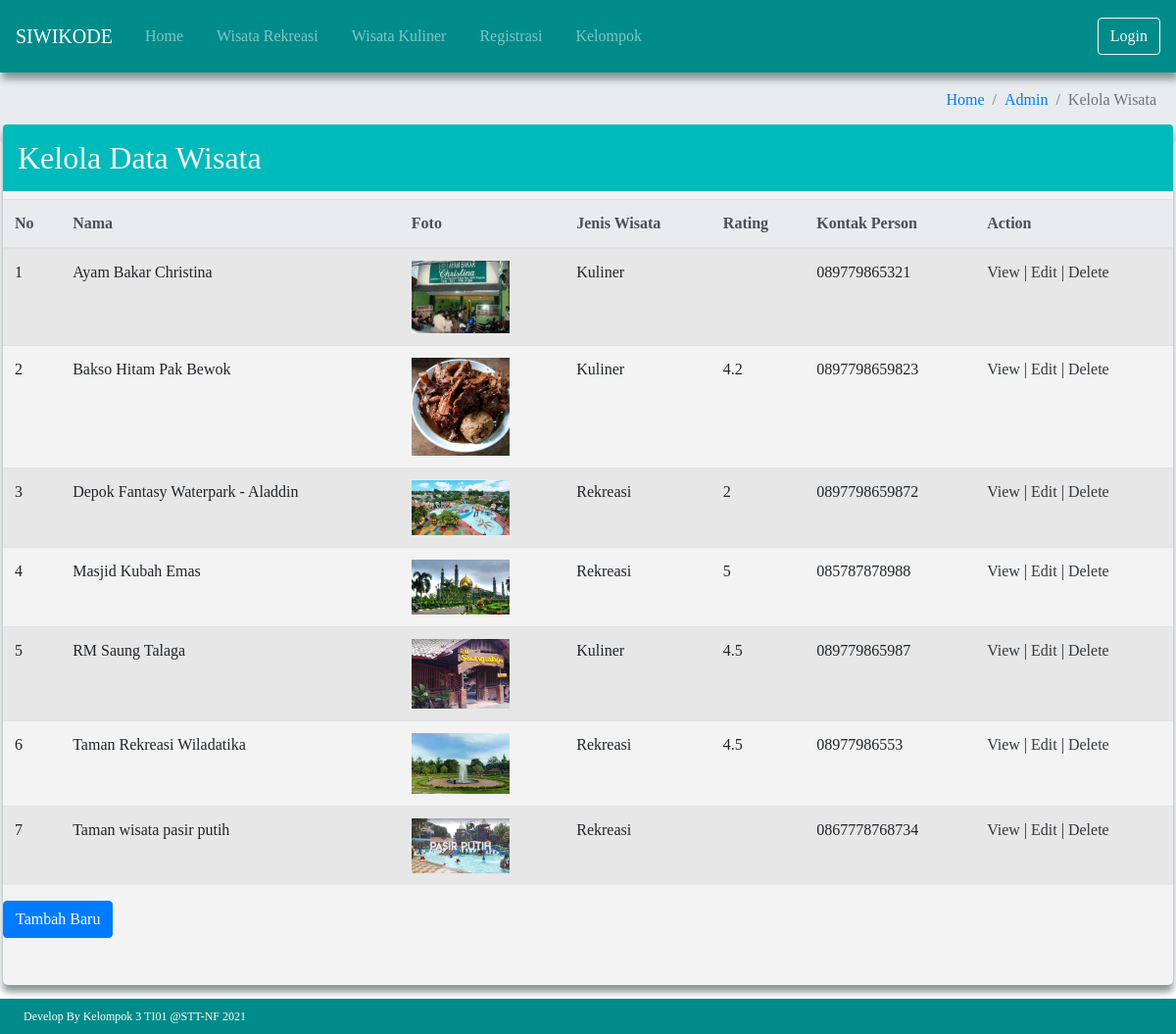
Screenshot of /index.php/kelola_data_wisata with the database file from the repository.
### tables this page shows
CREATE TABLE `wisata` (
  `id` int(11) NOT NULL,
  `nama` varchar(100) DEFAULT NULL,
  `deskripsi` text,
  `jenis_wisata_id` int(11) NOT NULL,
  `fasilitas` text,
  `bintang` float DEFAULT NULL,
  `kontak` varchar(45) DEFAULT NULL,
  `alamat` varchar(100) DEFAULT NULL,
  `latitude` varchar(30) DEFAULT NULL,
  `longitude` varchar(30) DEFAULT NULL,
  `email` varchar(45) DEFAULT NULL,
  `web` varchar(45) DEFAULT NULL,
  `jenis_kuliner_id` int(11) DEFAULT NULL,
  PRIMARY KEY (`id`),
  KEY `fk_wisata_jenis_wisata_idx` (`jenis_wisata_id`),
  KEY `fk_wisata_jenis_kuliner1_idx` (`jenis_kuliner_id`),
  CONSTRAINT `fk_wisata_jenis_kuliner1` FOREIGN KEY (`jenis_kuliner_id`) REFERENCES `jenis_kuliner` (`id`) ON DELETE NO ACTION ON UPDATE NO ACTION,
  CONSTRAINT `fk_wisata_jenis_wisata` FOREIGN KEY (`jenis_wisata_id`) REFERENCES `jenis_wisata` (`id`) ON DELETE NO ACTION ON UPDATE NO ACTION
);

CREATE TABLE `gambar` (
  `id` int(11) NOT NULL AUTO_INCREMENT,
  `nama` varchar(100) NOT NULL,
  `wisata_id` int(11) NOT NULL,
  PRIMARY KEY (`id`),
  KEY `FK_gambar` (`wisata_id`),
  CONSTRAINT `FK_gambar` FOREIGN KEY (`wisata_id`) REFERENCES `wisata` (`id`)
);

CREATE TABLE `jenis_wisata` (
  `id` int(11) NOT NULL AUTO_INCREMENT,
  `nama` varchar(30) DEFAULT NULL,
  PRIMARY KEY (`id`)
);

### application/views/_partials/view.php (called while the page is built)
<?php
require_once 'head.php';
require_once 'nav.php';
if (isset($content)) {
    $this->load->view($content);
}
require_once 'footer.php';

### application/controllers/Kelola_data_wisata.php (called while the page is built, shortened)
<?php
class Kelola_data_wisata extends CI_Controller
{
    function __construct()
    {
        $this->load->model('wisata_model');
    }
    function index()
    {
        $wisata = $this->wisata_model->many_query('SELECT wisata.`id`, wisata.`nama`, wisata.`bintang`, wisata.`kontak`,
        jenis_wisata.`nama` AS jenis FROM wisata INNER JOIN jenis_wisata ON jenis_wisata.`id`=
        wisata.`jenis_wisata_id` ORDER BY wisata.`nama`;');
        $data = [
            'content' => 'content/kelola_data_wisata',
            'wisata' => $wisata
        ];
        $this->load->view('_partials/view', $data);
    }
}

### index.php (called while the page is built, shortened)
<?php
require_once BASEPATH.'core/CodeIgniter.php';

### application/models/Wisata_model.php (called while the page is built, shortened)
<?php
class Wisata_model extends CI_Model
{
    public function query($query)
    {
        return $this->db->query($query)->row();
    }
    public function many_query($query)
    {
        return $this->db->query($query)->result();
    }
}

### application/views/content/kelola_data_wisata.php (the view)
<div aria-label="breadcrumb" class="breadcrumb d-flex justify-content-end p-1">
    <ol class="breadcrumb">
        <li class="breadcrumb-item"><a href="<?= base_url() ?>">Home</a></li>
        <li class="breadcrumb-item"><a href="<?= base_url('index.php/admin') ?>">Admin</a></li>
        <li class="breadcrumb-item active" aria-current="page">Kelola Wisata</li>
    </ol>
</div>
<section style="margin-top: -35px; margin-bottom: 50px;">
    <h2 class="rounded-top">
        Kelola Data Wisata
    </h2>
    <div style="overflow-x: auto;">
        <table class="table table-striped">
            <thead class="thead-light">
                <tr>
                    <th>No</th>
                    <th>Nama</th>
                    <th>Foto</th>
                    <th>Jenis Wisata</th>
                    <th>Rating</th>
                    <th>Kontak Person</th>
                    <th>Action</th>
                </tr>
            </thead>
            <tbody>
                <?php
                $nomer = 1;
                foreach ($wisata as $nama) {
                    $gambar = $this->wisata_model->query('select nama from gambar where wisata_id=' . $nama->id);
                ?><tr>
                    <td><?= $nomer++ ?></td>
                    <td><?= $nama->nama ?></td>
                    <td> <a href="<?= base_url('public/assets/upload/') . $gambar->nama ?>"><img
                                src="<?= base_url('public/assets/upload/') . $gambar->nama ?>" width="100em"></a></td>
                    <td><?= $nama->jenis ?></td>
                    <td><?= $nama->bintang ?></td>
                    <td><?= $nama->kontak ?></td>
                    <td><a href="<?= base_url('index.php/wisata/detailWisata/') . $nama->id ?>"
                            class="text-dark">View</a> | <a href="<?= base_url('index.php/wisata/edit/') . $nama->id ?>"
                            class="text-dark">Edit</a> |
                        <a href="<?= base_url('index.php/kelola_data_wisata/delete/') . $nama->id ?>"
                            class="text-dark">Delete</a>
                    </td>
                    <?php } ?>
                </tr>
            </tbody>
        </table>
        <a href="<?= base_url('index.php/wisata/create/') ?> " class="btn btn-primary">Tambah Baru</a>
        <br><br><br>
    </div>
</section>
<footer>
    <p>Develop By Kelompok 1 TI01 @STT-NF 2021</p>
</footer>
</body>
</html>

### public/assets/css/kelompok.css (style rules this page uses)
* { margin: 0; padding: 0; }
body { font-family: 'Raleway', sans-serif; font-size: 14px; font-weight: 400; color: #777; }

### public/assets/css/style.css (style rules this page uses)
* { font-family: 'Comic sans MS' }
section { padding-top: 0; border-radius: 5px; margin: 3px; background-color: #f3f3f3; box-shadow: #899797 0px 7px 7px 0px; }
section h2 { background-color: #00bbbb; padding: 15px; color: #f3f3f3; }
footer { background-color: #008b8b; color: #fff; font-size: 12px; position: fixed; bottom: 0; width: 100%; padding: 9px; }
footer p { margin-left: 15px; margin-bottom: auto; }

### public/assets/css/wisata_rekreasi.css (style rules this page uses)
.breadcrumb { text-decoration: none; }

### rows the page displays
wisata: nama "Ayam Bakar Christina", gambar.nama (picture), jenis_wisata.nama "Kuliner", kontak "089779865321"
wisata: nama "Bakso Hitam Pak Bewok", gambar.nama (picture), jenis_wisata.nama "Kuliner", bintang "4.2", kontak "0897798659823"
wisata: nama "Depok Fantasy Waterpark - Aladdin", gambar.nama (picture), jenis_wisata.nama "Rekreasi", bintang "2", kontak "0897798659872"
wisata: nama "Masjid Kubah Emas", gambar.nama (picture), jenis_wisata.nama "Rekreasi", bintang "5", kontak "085787878988"
wisata: nama "RM Saung Talaga", gambar.nama (picture), jenis_wisata.nama "Kuliner", bintang "4.5", kontak "089779865987"
wisata: nama "Taman Rekreasi Wiladatika", gambar.nama (picture), jenis_wisata.nama "Rekreasi", bintang "4.5", kontak "08977986553"
wisata: nama "Taman wisata pasir putih", gambar.nama (picture), jenis_wisata.nama "Rekreasi", kontak "0867778768734"
